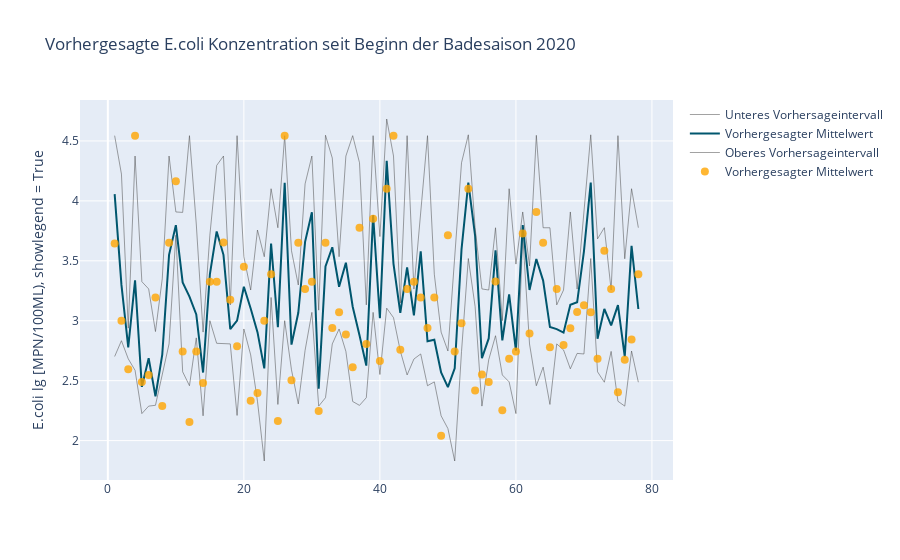

Here is the notebook cell this chart was saved with:
### Code cell
import plotly.graph_objects as go

upper_bound = go.Scatter(name="Oberes Vorhersageintervall",
x= df["sample_number"],
y = df["P95"],
mode="lines",
line=dict(width=0.5, color="rgba(68, 68, 68, 1)"),
fillcolor="rgba(68, 68, 68, 1)")#, fill="tonexty")

mean = go.Scatter(name="Vorhergesagter Mittelwert",
x= df["sample_number"],
y=df["mean"],
marker = dict(color = "rgb(0, 86, 110)"),
mode="lines",
line=dict(width=2, color= "rgb(0, 86, 110)"),
fillcolor="rgba(68, 68, 68, 0.1)")#, fill="tonexty")

measurements = go.Scatter(name="Vorhergesagter Mittelwert",
x= df["sample_number"],
y=df["y_test"],
marker = dict(color = "orange", size = 8, opacity = .8),
mode="markers",
line=dict(width=2, color= "red"),
fillcolor="rgba(68, 68, 68, 0.1)")#, fill="tonexty")



lower_bound = go.Scatter(name="Unteres Vorhersageintervall",
x=df["sample_number"],
y=df["P5"],
mode="lines",
line=dict(width=0.5, color="rgba(68, 68, 68, 1)"))

data = [lower_bound, mean, upper_bound, measurements]

layout=go.Layout(title='Vorhergesagte E.coli Konzentration seit Beginn der Badesaison 2020',
yaxis=dict(title="E.coli lg [MPN/100ML), showlegend = True"))

fig=go.Figure(data=data, layout = layout)
#fig.update_layout(legend=dict(
#    yanchor="top",
#    title=None,
#    y=0.99,
#    xanchor="left",
#    x=0.01
#))

fig.show()

### Figure 1 — Plotly figure (JSON) as saved in the notebook; plotly's stock layout.template omitted (floating-point values rounded to 4 significant figures)
{"data": [{"line": {"color": "rgba(68, 68, 68, 1)", "width": 0.5}, "mode": "lines", "name": "Unteres Vorhersageintervall", "type": "scatter", "x": [1, 2, 3, 4, 5, 6, 7, 8, 9, 10, 11, 12, 13, 14, 15, 16, 17, 18, 19, 20, 21, 22, 23, 24, 25, 26, 27, 28, 29, 30, 31, 32, 33, 34, 35, 36, 37, 38, 39, 40, 41, 42, 43, 44, 45, 46, 47, 48, 49, 50, 51, 52, 53, 54, 55, 56, 57, 58, 59, 60, 61, 62, 63, 64, 65, 66, 67, 68, 69, 70, 71, 72, 73, 74, 75, 76, 77, 78], "y": [2.702, 2.833, 2.682, 2.587, 2.225, 2.288, 2.294, 2.548, 2.807, 3.714, 2.574, 2.458, 2.857, 2.207, 3.0, 2.812, 2.807, 2.807, 2.21, 2.931, 2.715, 2.328, 1.83, 3.194, 2.302, 3.0, 2.591, 2.306, 2.753, 3.07, 2.288, 2.358, 2.807, 2.931, 2.744, 2.326, 2.294, 2.358, 3.07, 2.551, 3.105, 3.026, 2.747, 2.548, 2.681, 2.723, 2.458, 2.49, 2.207, 2.1, 1.83, 2.744, 3.519, 3.118, 2.288, 2.675, 2.875, 2.548, 2.49, 2.225, 3.714, 2.806, 2.458, 2.613, 2.302, 2.807, 2.756, 2.599, 2.728, 2.723, 3.519, 2.574, 2.487, 2.744, 2.328, 2.288, 2.747, 2.487]}, {"fillcolor": "rgba(68, 68, 68, 0.1)", "line": {"color": "rgb(0, 86, 110)", "width": 2}, "marker": {"color": "rgb(0, 86, 110)"}, "mode": "lines", "name": "Vorhergesagter Mittelwert", "type": "scatter", "x": [1, 2, 3, 4, 5, 6, 7, 8, 9, 10, 11, 12, 13, 14, 15, 16, 17, 18, 19, 20, 21, 22, 23, 24, 25, 26, 27, 28, 29, 30, 31, 32, 33, 34, 35, 36, 37, 38, 39, 40, 41, 42, 43, 44, 45, 46, 47, 48, 49, 50, 51, 52, 53, 54, 55, 56, 57, 58, 59, 60, 61, 62, 63, 64, 65, 66, 67, 68, 69, 70, 71, 72, 73, 74, 75, 76, 77, 78], "y": [4.057, 3.299, 2.778, 3.338, 2.448, 2.688, 2.37, 2.718, 3.55, 3.798, 3.32, 3.201, 3.053, 2.568, 3.387, 3.745, 3.55, 2.931, 3.001, 3.284, 3.102, 2.905, 2.602, 3.645, 2.947, 4.151, 2.801, 3.066, 3.658, 3.905, 2.433, 3.454, 3.613, 3.284, 3.484, 3.117, 2.879, 2.626, 3.881, 3.021, 4.335, 3.475, 3.065, 3.446, 3.045, 3.579, 2.829, 2.842, 2.568, 2.446, 2.602, 3.595, 4.153, 3.708, 2.688, 2.852, 3.587, 2.836, 3.219, 2.75, 3.798, 3.257, 3.515, 3.335, 2.947, 2.931, 2.901, 3.133, 3.154, 3.579, 4.153, 2.849, 3.098, 2.961, 3.13, 2.7, 3.624, 3.098]}, {"fillcolor": "rgba(68, 68, 68, 1)", "line": {"color": "rgba(68, 68, 68, 1)", "width": 0.5}, "mode": "lines", "name": "Oberes Vorhersageintervall", "type": "scatter", "x": [1, 2, 3, 4, 5, 6, 7, 8, 9, 10, 11, 12, 13, 14, 15, 16, 17, 18, 19, 20, 21, 22, 23, 24, 25, 26, 27, 28, 29, 30, 31, 32, 33, 34, 35, 36, 37, 38, 39, 40, 41, 42, 43, 44, 45, 46, 47, 48, 49, 50, 51, 52, 53, 54, 55, 56, 57, 58, 59, 60, 61, 62, 63, 64, 65, 66, 67, 68, 69, 70, 71, 72, 73, 74, 75, 76, 77, 78], "y": [4.544, 4.224, 2.938, 4.374, 3.326, 3.265, 2.91, 3.35, 4.374, 3.908, 3.904, 4.544, 3.807, 2.905, 3.714, 4.295, 4.374, 3.132, 4.544, 3.534, 3.256, 3.757, 3.534, 4.102, 3.776, 4.544, 3.585, 3.298, 4.142, 4.374, 3.088, 4.548, 4.357, 3.534, 4.374, 4.544, 4.318, 3.132, 4.544, 3.702, 4.683, 4.374, 3.148, 4.544, 3.264, 3.889, 4.544, 3.388, 2.905, 2.747, 3.534, 4.318, 4.551, 3.776, 3.265, 3.256, 3.776, 3.0, 4.102, 3.473, 3.908, 3.457, 4.547, 3.776, 3.776, 3.132, 3.256, 3.908, 3.264, 3.889, 4.551, 3.683, 3.776, 3.256, 4.544, 3.517, 4.102, 3.776]}, {"fillcolor": "rgba(68, 68, 68, 0.1)", "line": {"color": "red", "width": 2}, "marker": {"color": "orange", "opacity": 0.8, "size": 8}, "mode": "markers", "name": "Vorhergesagter Mittelwert", "type": "scatter", "x": [1, 2, 3, 4, 5, 6, 7, 8, 9, 10, 11, 12, 13, 14, 15, 16, 17, 18, 19, 20, 21, 22, 23, 24, 25, 26, 27, 28, 29, 30, 31, 32, 33, 34, 35, 36, 37, 38, 39, 40, 41, 42, 43, 44, 45, 46, 47, 48, 49, 50, 51, 52, 53, 54, 55, 56, 57, 58, 59, 60, 61, 62, 63, 64, 65, 66, 67, 68, 69, 70, 71, 72, 73, 74, 75, 76, 77, 78], "y": [3.644, 3.0, 2.594, 4.544, 2.489, 2.548, 3.194, 2.288, 3.652, 4.164, 2.744, 2.155, 2.744, 2.481, 3.326, 3.326, 3.653, 3.174, 2.787, 3.45, 2.332, 2.396, 3.0, 3.388, 2.164, 4.544, 2.504, 3.652, 3.264, 3.326, 2.248, 3.652, 2.939, 3.07, 2.885, 2.613, 3.776, 2.807, 3.852, 2.664, 4.102, 4.544, 2.759, 3.264, 3.326, 3.194, 2.939, 3.194, 2.041, 3.714, 2.744, 2.98, 4.102, 2.418, 2.551, 2.49, 3.328, 2.253, 2.682, 2.744, 3.729, 2.893, 3.908, 3.652, 2.778, 3.264, 2.797, 2.938, 3.073, 3.13, 3.07, 2.682, 3.585, 3.264, 2.403, 2.675, 2.843, 3.388]}], "layout": {"title": {"text": "Vorhergesagte E.coli Konzentration seit Beginn der Badesaison 2020"}, "yaxis": {"title": {"text": "E.coli lg [MPN/100ML), showlegend = True"}}}}
